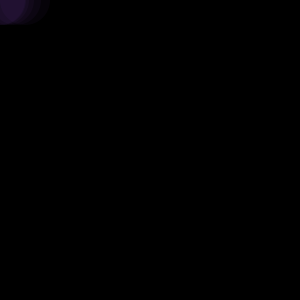
Frame 1 (no input)
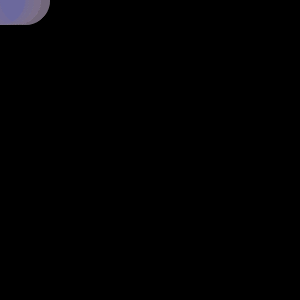
Frame 60 (the mouse pressed at the canvas centre just before this capture)
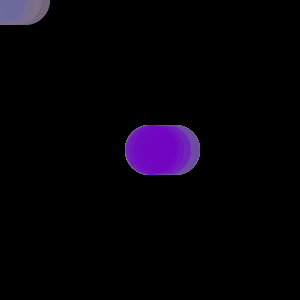
Frame 120 (the mouse held since frame 60 and released just before this capture)

The Processing sketch that drew these frames (run headless with seeded random() and noise(); from frame 60 on, the mouse is pressed at the canvas centre):

// Processing sketch: processing_164806
// ── processing_164806.pde

void setup () {
  size (300, 300);
background (0);
noStroke ();
colorMode (RGB);
}

void draw () {
  if (mousePressed == true) {
    fill (random (255), random (255), random (255), random (255));
  }else {
    fill (random (255), random (255), random (255), 10);
  }
  for (int i = 0; i <6; i++) {
    ellipse (mouseX +i*i, mouseY, 50, 50);
  }
}

 
